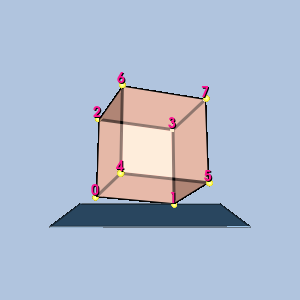

Recreate this plot in Python.
#!/usr/bin/env python

# Render a single voxel linear cell with vertex-ordering labels,
# gold sphere glyphs at the vertices, and a translucent plinth.

# Factory overrides: importing these modules registers the OpenGL rendering
# and interaction style implementations for vtkRenderingCore factory classes.
import vtkmodules.vtkInteractionStyle  # noqa: F401
import vtkmodules.vtkRenderingOpenGL2  # noqa: F401
# VTK pipeline classes used in this example
from vtkmodules.vtkCommonCore import vtkPoints
from vtkmodules.vtkCommonDataModel import (
    vtkUnstructuredGrid,
    vtkVoxel,
)
from vtkmodules.vtkCommonTransforms import vtkTransform
from vtkmodules.vtkFiltersGeneral import vtkTransformFilter
from vtkmodules.vtkFiltersSources import (
    vtkCubeSource,
    vtkSphereSource,
)
from vtkmodules.vtkRenderingCore import (
    vtkActor,
    vtkActor2D,
    vtkDataSetMapper,
    vtkGlyph3DMapper,
    vtkPolyDataMapper,
    vtkProperty,
    vtkRenderWindow,
    vtkRenderWindowInteractor,
    vtkRenderer,
    vtkTextProperty,
)
from vtkmodules.vtkRenderingLabel import vtkLabeledDataMapper

# Colors (normalized RGB)
dark_salmon_rgb = (0.914, 0.588, 0.478)
seashell_rgb = (1.0, 0.961, 0.933)
gold_rgb = (1.0, 0.843, 0.0)
yellow_rgb = (1.0, 1.0, 0.0)
steel_blue_rgb = (0.275, 0.510, 0.706)
light_steel_blue_rgb = (0.690, 0.769, 0.871)
deep_pink_rgb = (1.0, 0.078, 0.576)
background_rgb = (0.690, 0.769, 0.871)

# Cell: Voxel (i,j,k ordering)
points = vtkPoints()
points.InsertNextPoint(0, 0, 0)
points.InsertNextPoint(1, 0, 0)
points.InsertNextPoint(0, 1, 0)
points.InsertNextPoint(1, 1, 0)
points.InsertNextPoint(0, 0, 1)
points.InsertNextPoint(1, 0, 1)
points.InsertNextPoint(0, 1, 1)
points.InsertNextPoint(1, 1, 1)
cell = vtkVoxel()
for i in range(8):
    cell.GetPointIds().SetId(i, i)

# Unstructured grid
grid = vtkUnstructuredGrid()
grid.SetPoints(points)
grid.InsertNextCell(cell.GetCellType(), cell.GetPointIds())

# 3D viewing rotation
rot = vtkTransform()
rot.RotateX(-20)
rot.RotateY(20)
rtf = vtkTransformFilter()
rtf.SetTransform(rot)
rtf.SetInputData(grid)
rtf.Update()
grid.SetPoints(rtf.GetOutput().GetPoints())

# Center the cell at the origin
bounds = grid.GetBounds()
pts = grid.GetPoints()
new_pts = vtkPoints()
new_pts.SetNumberOfPoints(pts.GetNumberOfPoints())
for i in range(pts.GetNumberOfPoints()):
    px, py, pz = pts.GetPoint(i)
    new_pts.SetPoint(i, px - (bounds[0] + bounds[1]) / 2.0,
                     py - (bounds[2] + bounds[3]) / 2.0,
                     pz - (bounds[4] + bounds[5]) / 2.0)
grid.SetPoints(new_pts)

# Cell surface property
cell_surface_property = vtkProperty()
cell_surface_property.SetAmbientColor(dark_salmon_rgb)
cell_surface_property.SetDiffuseColor(seashell_rgb)
cell_surface_property.SetSpecularColor(1.0, 1.0, 1.0)
cell_surface_property.SetSpecular(0.5)
cell_surface_property.SetDiffuse(0.7)
cell_surface_property.SetAmbient(0.5)
cell_surface_property.SetSpecularPower(20.0)
cell_surface_property.SetOpacity(0.9)
cell_surface_property.EdgeVisibilityOn()
cell_surface_property.SetLineWidth(3)

mapper = vtkDataSetMapper()
mapper.SetInputData(grid)
actor = vtkActor()
actor.SetMapper(mapper)
actor.SetProperty(cell_surface_property)

# Vertex labels
label_text_property = vtkTextProperty()
label_text_property.BoldOn()
label_text_property.ShadowOn()
label_text_property.SetJustificationToCentered()
label_text_property.SetColor(deep_pink_rgb)
label_text_property.SetFontSize(14)

label_mapper = vtkLabeledDataMapper()
label_mapper.SetInputData(grid)
label_mapper.SetLabelTextProperty(label_text_property)
label_actor = vtkActor2D()
label_actor.SetMapper(label_mapper)

# Vertex glyphs: gold spheres
sphere = vtkSphereSource()
sphere.SetPhiResolution(21)
sphere.SetThetaResolution(21)
sphere.SetRadius(0.04)

glyph_mapper = vtkGlyph3DMapper()
glyph_mapper.SetInputData(grid)
glyph_mapper.SetSourceConnection(sphere.GetOutputPort())
glyph_mapper.ScalingOn()
glyph_mapper.ScalarVisibilityOff()

point_glyph_property = vtkProperty()
point_glyph_property.SetAmbientColor(gold_rgb)
point_glyph_property.SetDiffuseColor(yellow_rgb)
point_glyph_property.SetSpecularColor(1.0, 1.0, 1.0)
point_glyph_property.SetSpecular(0.5)
point_glyph_property.SetDiffuse(0.7)
point_glyph_property.SetAmbient(0.5)
point_glyph_property.SetSpecularPower(20.0)
point_glyph_property.SetOpacity(1.0)

glyph_actor = vtkActor()
glyph_actor.SetMapper(glyph_mapper)
glyph_actor.SetProperty(point_glyph_property)

# Translucent plinth beneath the 3D cell
nb = grid.GetBounds()
nd = (nb[1] - nb[0], nb[3] - nb[2], nb[5] - nb[4])
thick = nd[2] * 0.01
plinth_source = vtkCubeSource()
plinth_source.SetCenter((nb[1] + nb[0]) / 2.0, nb[2] - thick / 2.0 - 0.05, (nb[5] + nb[4]) / 2.0)
plinth_source.SetXLength(nd[0] + nd[0] * 0.5)
plinth_source.SetYLength(thick)
plinth_source.SetZLength(nd[2] + nd[2] * 0.5)

plinth_property = vtkProperty()
plinth_property.SetAmbientColor(steel_blue_rgb)
plinth_property.SetDiffuseColor(light_steel_blue_rgb)
plinth_property.SetSpecularColor(1.0, 1.0, 1.0)
plinth_property.SetSpecular(0.5)
plinth_property.SetDiffuse(0.7)
plinth_property.SetAmbient(0.5)
plinth_property.SetSpecularPower(20.0)
plinth_property.SetOpacity(0.8)
plinth_property.EdgeVisibilityOn()
plinth_property.SetLineWidth(1)

plinth_mapper = vtkPolyDataMapper()
plinth_mapper.SetInputConnection(plinth_source.GetOutputPort())
plinth_actor = vtkActor()
plinth_actor.SetMapper(plinth_mapper)
plinth_actor.SetProperty(plinth_property)

# Renderer: assemble the scene and configure the camera
renderer = vtkRenderer()
renderer.AddActor(actor)
renderer.AddActor(label_actor)
renderer.AddActor(glyph_actor)
renderer.AddActor(plinth_actor)
renderer.SetBackground(background_rgb)

# Window
render_window = vtkRenderWindow()
render_window.AddRenderer(renderer)
render_window.SetWindowName("linear cell voxel")
render_window.SetMultiSamples(0)
render_window.SetSize(300, 300)

# Interactor
render_window_interactor = vtkRenderWindowInteractor()
render_window_interactor.SetRenderWindow(render_window)

# Scene: configure the camera
renderer.ResetCamera()

render_window_interactor.Initialize()
render_window_interactor.Start()
